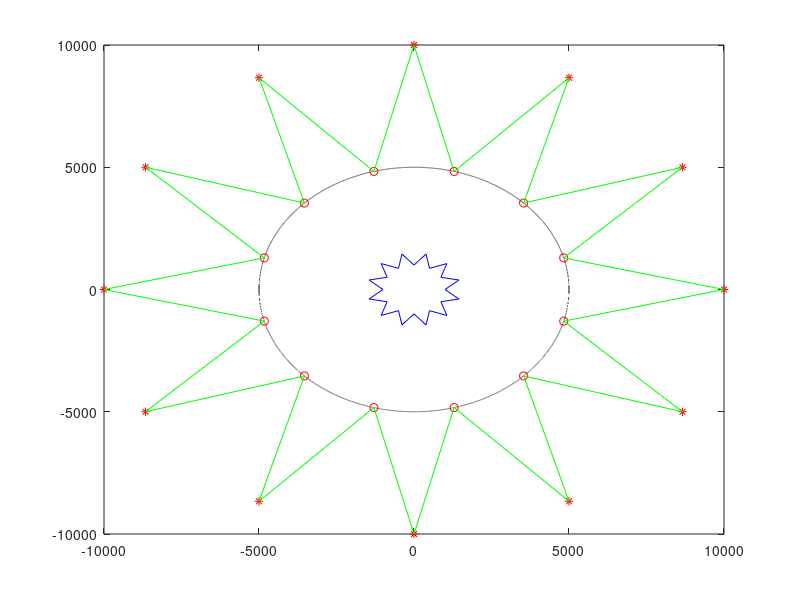
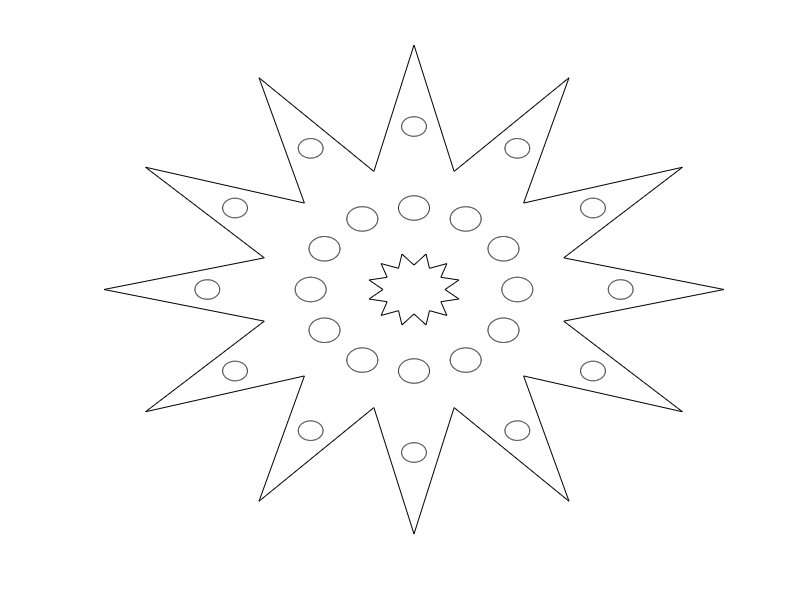

These figures' MATLAB source, in order: (Note: this script raises an error after producing the figures.)
function [x0,nv] = plotStars
% draw the circle
close all;

% clear; clc;
x0 = 10000;
%x = -x0:x0;
%y1 = sqrt(x0^2-x.^2
%y2 = - sqrt(x0^2-x.^2);

% user settings
ratio = 0.5; % inner circle
nv = 12; % number of vertex points
[rxVec, ryVec,rx,ry,x,y1,y2,rx1,ry1] = plotStar(x0,ratio,nv);

% plot an inner star
ratio = 0.15;
[rxVec1, ryVec1] = plotStar(0.1*x0,ratio,nv);

% plot a circle on each line
r1 = x0/20;
xM = x0/3;
[rxMatrix,ry1Matrix,ry2Matrix] = getCircle(r1,nv,xM);

% 2nd circle on each line
r1 = x0/25; %15
xM = 2*x0/3;
[rxMatrix1,ry1Matrix1,ry2Matrix1] = getCircle(r1,nv,xM);

% Plot
figure(1)
plot(x,y1,'k-.',x,y2,'k--');
axis tight;
set(gcf, 'position',[360   149   523   523]);
hold on;
plot(rx,ry,'r*');
plot(rx1,ry1,'ro');
plot(rxVec,ryVec,'g-');
plot(rxVec1,ryVec1,'b-');
% 
% for idx = 0: nv-1
%     x1 = rxMatrix(idx +1,:);
%     y1 = ry1Matrix(idx+1,:);
%     y2 = ry2Matrix(idx+1,:);
%     plot(x1,y1,'b',x1,y2,'b');
% end

% for idx = 0: nv-1
%     x1 = rxMatrix1(idx +1,:);
%     y1 = ry1Matrix1(idx+1,:);
%     y2 = ry2Matrix1(idx+1,:);
%     plot(x1,y1,'b',x1,y2,'b');
% end
hold off

hFig =figure(2);

plot(rxVec,ryVec,'k');
axis tight;
set(gcf, 'position',[360   149   523   523]);
hold on;


plot(rxVec1,ryVec1,'k');

for idx = 0: nv-1
    x1 = rxMatrix(idx +1,:);
    y1 = ry1Matrix(idx+1,:);
    y2 = ry2Matrix(idx+1,:);
    plot(x1,y1,'k',x1,y2,'k');
end

for idx = 0: nv-1
    x1 = rxMatrix1(idx +1,:);
    y1 = ry1Matrix1(idx+1,:);
    y2 = ry2Matrix1(idx+1,:);
    plot(x1,y1,'k',x1,y2,'k');
end
set(gca,'YColor',[1,1,1])
set(gca,'XColor',[1,1,1])
set(gca,'Color',[1,1,1])

ax = gca;
ax.XAxis.Visible = 'off';
ax.YAxis.Visible = 'off';

hold off
saveas(hFig,'sternchen.pdf')
saveas(hFig,'sternchen.png')
saveas(hFig,'sternchen.eps')

%% subfunctions
function [rxVec, ryVec,rx,ry,x,y1,y2,rx1,ry1] = plotStar(x0,ratio,nv)
% draw the vertex points 
offset = 0;
[rx,ry] = getStar(x0,nv,offset);

% plot inner circle
x0 = ratio * 10000;
x = -x0:x0;
y1 = sqrt(x0^2-x.^2);
y2 = - sqrt(x0^2-x.^2);
offset = pi/nv;
[rx1,ry1] = getStar(x0,nv,offset);

% connest inner and out points
rxAll = [rx';rx1'];
ryAll = [ry';ry1'];
rxVec = [rxAll(:);rxAll(1)];
ryVec = [ryAll(:);ryAll(1)];

function [rx,ry] = getStar(x0,nv,offset)
rx = nan(nv,1);
ry = nan(nv,1);
for idx = 0: nv-1
    aAlpha = idx * 2*pi/nv + offset;
    rx(idx+1) = x0* cos(aAlpha);
    ry(idx+1) = x0* sin(aAlpha);
end

function [rxMatrix,ry1Matrix,ry2Matrix] = getCircle(r1,nv,xM)
x1a = (-r1:r1);
x1 = x1a + xM;
y1 = sqrt(r1^2 - (x1a).^2);
y2 = -sqrt(r1^2 - (x1a).^2);

ln = length(x1);

rxM = nan(nv,1);
ryM = nan(nv,1);
rxMatrix = nan(nv,ln);
ry1Matrix = nan(nv,ln);
ry2Matrix = nan(nv,ln);
for idx = 0: nv-1
    aAlpha = idx * 2*pi/nv;
        
    rxM(idx+1) = xM* cos(aAlpha);
    ryM(idx+1) = xM* sin(aAlpha);
    rxMatrix(idx +1,:) = x1a' + rxM(idx+1);
    ry1Matrix(idx+1,:) = y1' + ryM(idx+1);
    ry2Matrix(idx+1,:) = y2' + ryM(idx+1);
end